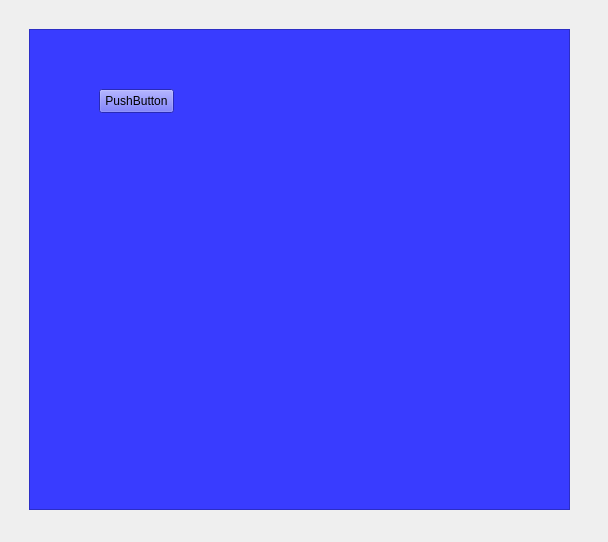
<?xml version="1.0" encoding="UTF-8"?>
<ui version="4.0">
 <class>Form</class>
 <widget class="QWidget" name="Form">
  <property name="geometry">
   <rect>
    <x>0</x>
    <y>0</y>
    <width>608</width>
    <height>542</height>
   </rect>
  </property>
  <property name="windowTitle">
   <string>Form</string>
  </property>
  <widget class="QFrame" name="frame">
   <property name="geometry">
    <rect>
     <x>29</x>
     <y>29</y>
     <width>541</width>
     <height>481</height>
    </rect>
   </property>
   <property name="styleSheet">
    <string notr="true">background-color: rgb(57, 60, 255);</string>
   </property>
   <property name="frameShape">
    <enum>QFrame::StyledPanel</enum>
   </property>
   <property name="frameShadow">
    <enum>QFrame::Raised</enum>
   </property>
   <widget class="QPushButton" name="pushButton">
    <property name="geometry">
     <rect>
      <x>70</x>
      <y>60</y>
      <width>75</width>
      <height>24</height>
     </rect>
    </property>
    <property name="text">
     <string>PushButton</string>
    </property>
   </widget>
  </widget>
 </widget>
 <resources/>
 <connections/>
</ui>
